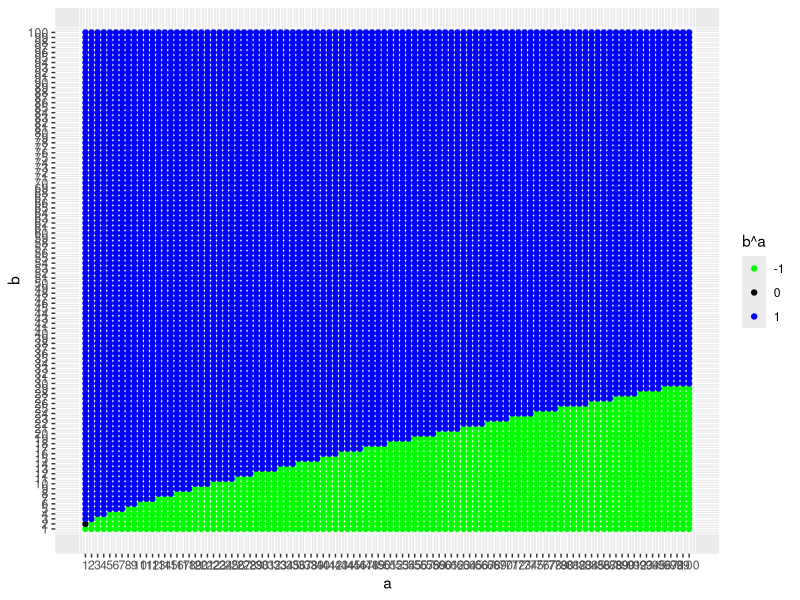

Recreate this plot in R.
library(ggplot2)
v <- seq(1:100)
df <- expand.grid(v, v)
names(df) <- c("a", "b")
df$sign <- with(df, sign((b-1)^a - b^(a - 1)))
ggplot(df, aes(x=a, y=b, color=factor(sign))) + geom_point() + scale_color_manual(values=c("green", "black", "blue"), name="b^a") + scale_x_continuous(breaks=v) + scale_y_continuous(breaks=v)